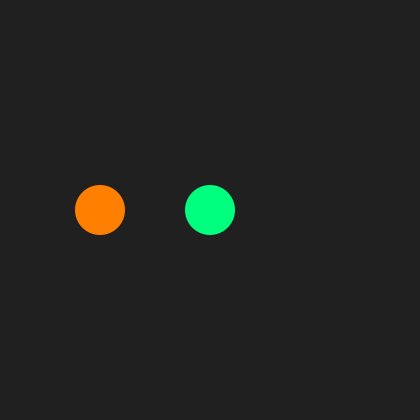
Frame 1 (no input)
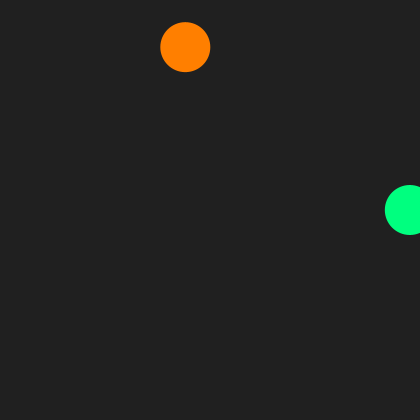
Frame 60 (the mouse pressed at the canvas centre just before this capture)
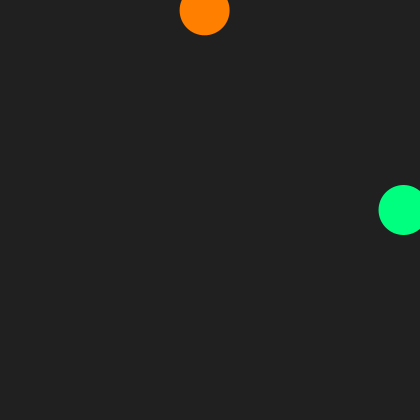
Frame 120 (the mouse held since frame 60 and released just before this capture)

The Processing sketch that drew these frames (run headless with seeded random() and noise(); from frame 60 on, the mouse is pressed at the canvas centre):

// Processing sketch: sketch_02_06_Vectors
// ── sketch_02_06_Vectors.pde
// 1. Our code already looks like a mess. Let's at least
//    organize our x and y coordinates into pairs using
//    vectors (PVector).
PVector pos1, scale1, origin1, dest1, 
  pos2, scale2, origin2, dest2;

float speed1 = 0.025, speed2 = 0.05;

void setup() {
  size (420, 420);
  background(64);
  noStroke();

  pos1 = new PVector(100, 210);
  scale1 = new PVector(50, 50);
  pos2 = new PVector(210, 210);
  // 2. We could make a new PVector here, but I want the
  //    circles to be the same size, so I'll just assign
  //    a copy of scale1 to scale2. Notice that where you're
  //    used to calling functions that belong to everyone,
  //    certain functions, like copy() belong to a PVector,
  //    and so you have to say that PVector variable's name
  //    followed by dot, then the function call.
  scale2 = scale1.copy();

  // 3. The circles will start at their origin points, so
  //    we can make copies there as well.
  origin1 = pos1.copy();
  origin2 = pos2.copy();

  // 4. Instead of adding a little bit to my x and y variables
  //    each time, I'll just create PVectors that contain the
  //    desired destination.
  dest1 = new PVector(420, 210);
  dest2 = new PVector(210, 0);

  // 5. What if I want to swap two vectors around?
  origin1 = PVector.add(origin1, origin2);
  origin2 = PVector.sub(origin1, origin2);
  origin1 = PVector.sub(origin1, origin2);
  println("origin1 = " + origin1);
  println("origin2 = " + origin2);

  // 6. Swapping vectors method 2:
  PVector temp = dest1.copy();
  dest1 = dest2.copy();
  dest2 = temp.copy();
  println("dest1 = " + dest1);
  println("dest2 = " + dest2);
}

void draw() {
  background(32);

  fill(255, 127, 0);
  ellipse(pos1.x, pos1.y, scale1.x, scale1.y);
  fill(0, 255, 127);
  ellipse(pos2.x, pos2.y, scale2.x, scale2.y);

  // 7. Linear interpolation is a fancy word for 'move
  //    towards'. See https://www.khanacademy.org/partner-content/pixar/animate/parametric-curves/v/animation-5
  //    and https://en.wikipedia.org/wiki/Linear_interpolation
  //    for more information. Changing the speed, changes
  //    how quickly the item reaches its destination.
  pos1.lerp(dest1, speed1);
  pos2.lerp(dest2, speed2);

  // 8. Alternatively, if you had no particular place to be,
  //    you can just send your vectors meandering, by adding
  //    to them.
  //pos2.add(new PVector(1, 0));
  //pos1.add(new PVector(0, -1));

  // 9. Linear interpolation is messy. Floats
  //    are imprecise, and the position of an
  //    ellipse may never quite reach its destination,
  //    being maybe 0.0001 shy of it. So, we
  //    round our position's x and y up to whole
  //    numbers before comparing them with our
  //    destination's coordinates.
  if (round(pos1.x) == round(dest1.x) &&
    round(pos1.y) == round(dest1.y)) {
    PVector temp = dest1.copy();
    dest1 = origin1.copy();
    origin1 = temp.copy();
  }

  if (round(pos2.x) == round(dest2.x) &&
    round(pos2.y) == round(dest2.y)) {
    PVector temp = dest2.copy();
    dest2 = origin2.copy();
    origin2 = temp.copy();
    //speed1 = speed1 * 1.005;
  }
}
